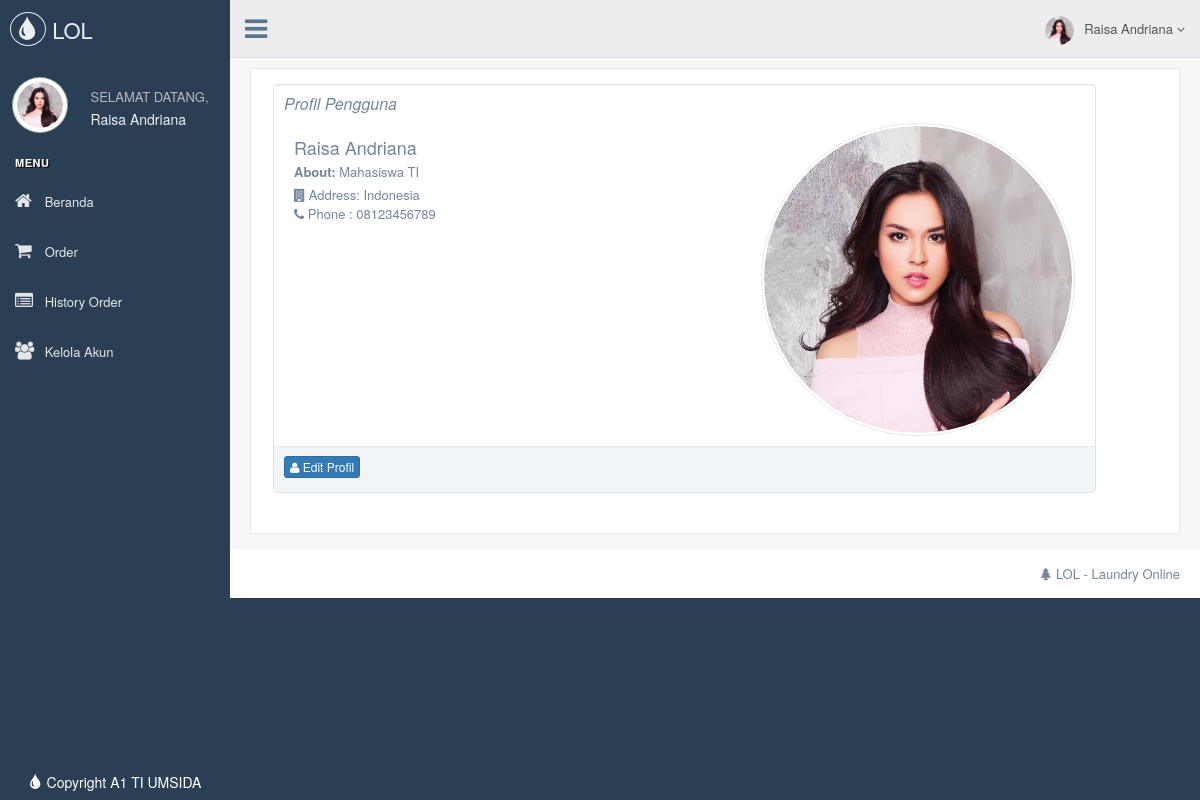
Screenshot of /fix/user.php (signed in) with the database file from the repository.
### tables this page shows
CREATE TABLE `tb_user` (
  `id_username` int(11) NOT NULL,
  `username_user` varchar(20) NOT NULL,
  `password_user` varchar(20) NOT NULL,
  `email_user` varchar(30) NOT NULL,
  `nama_user` varchar(50) NOT NULL,
  `alamat_user` varchar(50) NOT NULL,
  `ktp_user` varchar(200) NOT NULL,
  `profil_user` varchar(200) NOT NULL
);

### fix/user.php (the view, shortened to what this page needs)
<?php
  $name=$_SESSION['username'];
$getit = mysql_query("SELECT * FROM tb_user WHERE username_user='$name'");
$row = mysql_fetch_array($getit);
$nama = $row['nama_user'];
$alamat = $row['alamat_user'];
$foto = $row['profil_user'];
?>
<!DOCTYPE html>
<html lang="en">
  <head>
    <link href="../vendors/bootstrap/dist/css/bootstrap.min.css" rel="stylesheet">
    <link href="../vendors/font-awesome/css/font-awesome.min.css" rel="stylesheet">
    <link href="../vendors/nprogress/nprogress.css" rel="stylesheet">
    <link href="../vendors/iCheck/skins/flat/green.css" rel="stylesheet">
    <link href="../vendors/bootstrap-progressbar/css/bootstrap-progressbar-3.3.4.min.css" rel="stylesheet">
    <link href="../vendors/jqvmap/dist/jqvmap.min.css" rel="stylesheet"/>
    <link href="../vendors/bootstrap-daterangepicker/daterangepicker.css" rel="stylesheet">
    <link href="../vendors/datatables.net-bs/css/dataTables.bootstrap.min.css" rel="stylesheet">
    <link href="../vendors/datatables.net-buttons-bs/css/buttons.bootstrap.min.css" rel="stylesheet">
    <link href="../vendors/datatables.net-fixedheader-bs/css/fixedHeader.bootstrap.min.css" rel="stylesheet">
    <link href="../vendors/datatables.net-responsive-bs/css/responsive.bootstrap.min.css" rel="stylesheet">
    <link href="../vendors/datatables.net-scroller-bs/css/scroller.bootstrap.min.css" rel="stylesheet">
    <link href="../build/css/custom.min.css" rel="stylesheet">
  </head>
  <body class="nav-md">
    <div class="container body">
      <div class="main_container">
        <div class="col-md-3 left_col">
          <div class="left_col scroll-view">
            <div class="navbar nav_title" style="border: 0;">
              <a href="user.php" class="site_title"><i class="glyphicon glyphicon-tint"></i><span> LOL</span></a>
            </div>
            <div class="profile clearfix">
              <div class="profile_pic">
                <img src="images/<?php echo $foto; ?>" alt="..." class="img-circle profile_img">
              </div>
              <div class="profile_info">
                <span>SELAMAT DATANG,</span>
                <h2><?php echo $nama;?></h2>
              </div>
            </div>
            <br />
            <div id="sidebar-menu" class="main_menu_side hidden-print main_menu">
              <div class="menu_section">
                <h3>Menu</h3>
                <ul class="nav side-menu">
                  <li><a href="user.php"><i class="fa fa-home"></i> Beranda</a></li>
                  <li><a href="order.php"><i class="fa fa-shopping-cart"></i> Order</a></li>
                  <li><a href="history_order.php"><i class="fa fa-list-alt"></i> History Order</a></li>
                  <li><a href="edit_akun.php"><i class="fa fa-users"></i> Kelola Akun</a></li>
              </div>
            </div>
            <div class="sidebar-footer hidden-small">
                <font color="white" align="center"><h5><i class="glyphicon glyphicon-tint"></i> Copyright A1 TI UMSIDA</h5></font>
            </div>
          </div>
        </div>
        <div class="top_nav">
          <div class="nav_menu">
            <nav>
              <div class="nav toggle">
                <a id="menu_toggle"><i class="fa fa-bars"></i></a>
              </div>
              <ul class="nav navbar-nav navbar-right">
                <li class="">
                  <a href="javascript:;" class="user-profile dropdown-toggle" data-toggle="dropdown" aria-expanded="false">
                    <img src="images/<?php echo $foto; ?>" alt=""><?php echo $nama;?>
                    <span class=" fa fa-angle-down"></span>
                  </a>
                </li>
              </ul>
            </nav>
          </div>
        </div>
        <div class=cupuh1>
		        <div class="right_col" role="main">
            <div class="row">
              <div class="col-md-12">
                <div class="x_panel">
                  <div class="x_content">
                    <div class="row">
                      <div class="col-md-12 col-sm-12 col-xs-12 profile_details">
                        <div class="well profile_view">
                          <div class="col-sm-12">
                            <h4 class="brief"><i>Profil Pengguna</i></h4>
                            <div class="left col-xs-7">
                              <h2><?php echo $nama; ?></h2>
                              <p><strong>About: </strong> Mahasiswa TI</p>
                              <ul class="list-unstyled">
                                <li><i class="fa fa-building"></i> Address: <?php echo $alamat;?></li>
                                <li><i class="fa fa-phone"></i> Phone : 08123456789</li>
                              </ul>
                            </div>
                            <div class="right col-xs-5 text-center">
                              <img src="images/<?php echo $foto; ?>" alt="" class="img-circle img-responsive">
                            </div>
                          </div>
                          <div class="col-xs-12 bottom text-center">
                            <div class="col-xs-6 col-sm-1 emphasis">
                              <a type="button" class="btn btn-primary btn-xs" href="edit_akun.php">
                                <i class="fa fa-user"></i> Edit Profil
                              </a>
                            </div>
                          </div>
                        </div>
                      </div>
                    </div>
                  </div>
                </div>
              </div>
          </div>
			</div>
			</div>
              </div>
            </div>
        <footer>
          <div class="pull-right">
            <i class="glyphicon glyphicon-tree-conifer"></i> LOL - Laundry Online
          </div>
          <div class="clearfix"></div>
        </footer>
  </body>
</html>

### rows the page displays
tb_user: profil_user (picture), nama_user "Raisa Andriana", alamat_user "Indonesia"
